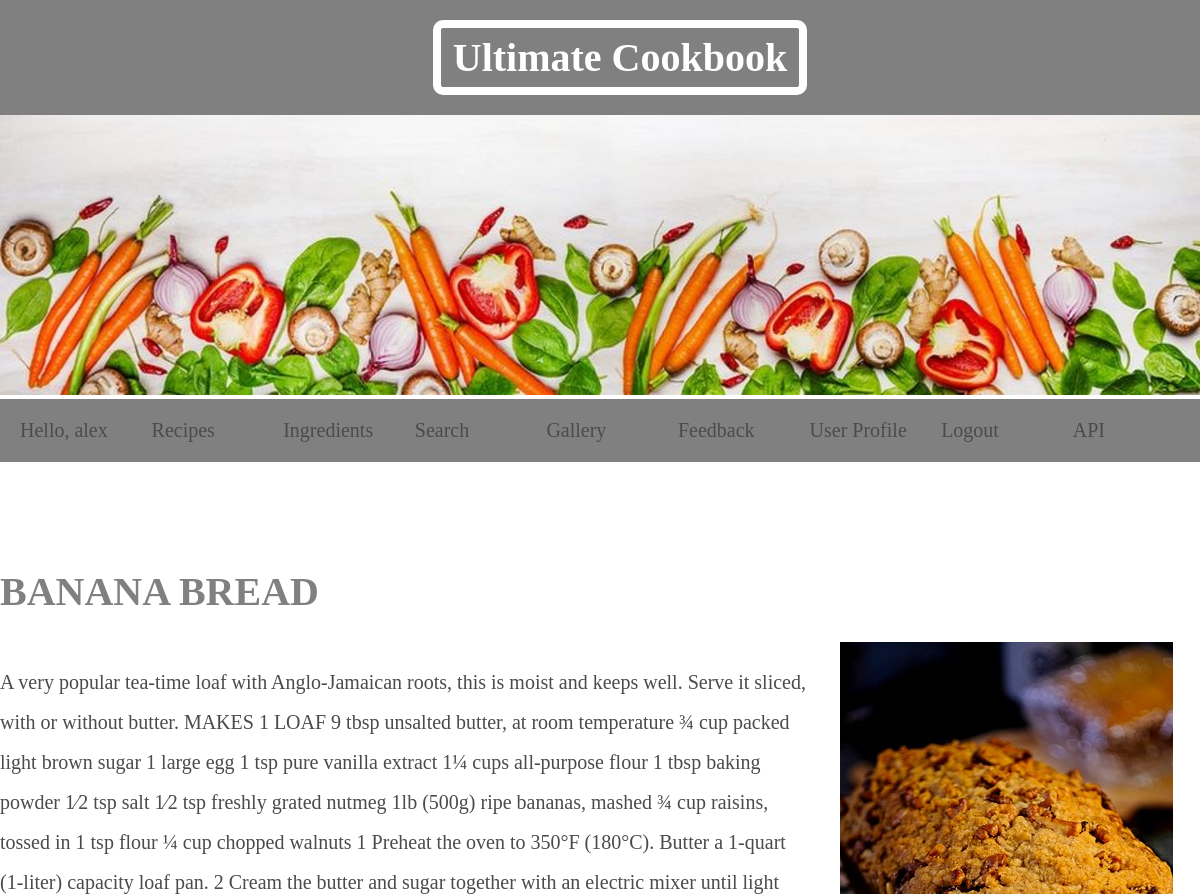
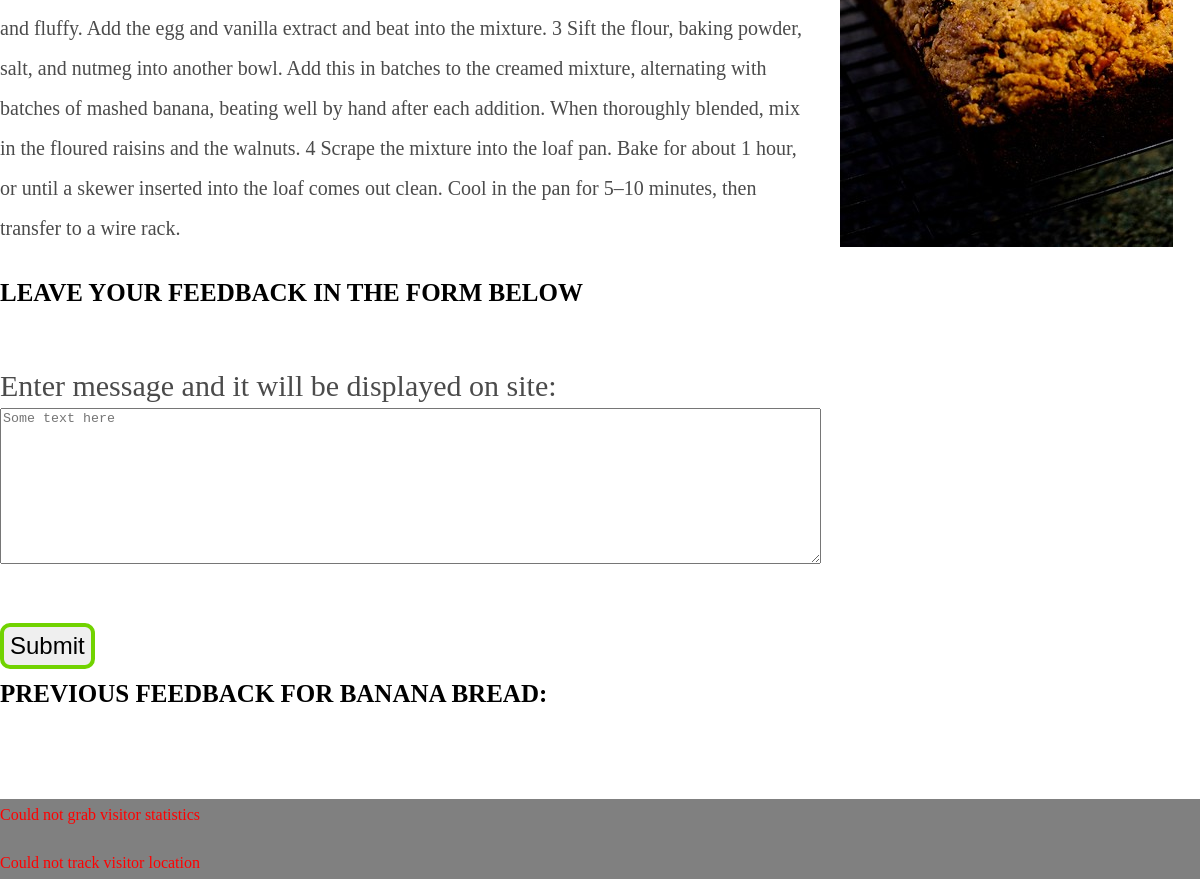
The app's page /recipe/banana_bread (signed in) with its own data (2 pictures, top to bottom).
### src/models.py (models this page shows, shortened)
class Recipe(db.Model):
    __tablename__ = 'recepies'
    id = Column(Integer, primary_key=True)
    name = Column(String)
    recipe = Column(String)
    ingridients = db.relationship('Ingridient', secondary='recipe_ingridients',
                                  lazy='subquery', backref=db.backref('recepies', lazy=True))

### src/routes.py (the view, shortened to what this page needs)
@app.route('/recipe/<string:page_name>', methods=['GET', 'POST'])
def load_recipe(page_name):
    name = page_name.replace('_', ' ')
    recipe = load_recepies_from_db(name)
    image = check_for_image(name)
    if request.method == 'GET':
        comments = feedback_loader(name)
        return render_template('recipe.html', title=name.upper(), recipe=recipe, image=image, comments=comments, pname=page_name, user=session.get('username', ''))

### src/flickr_api_helper.py (called while the page is built)
def check_for_image(query):
    query = query.strip().lower()
    word = query.replace(' ', '_') + '.jpg'
    file_list = os.listdir(os.path.join(STATIC_PATH, 'img'))
    if word in file_list:
        print('Image found in database')
        path = 'img/' + word
        return path
    else:
        if build_url(flickr_request(query), word):
            return check_for_image(query)
        return "img/nothing_to_display.jpg"

### src/templates/recipe.html (shortened to what this page needs)
{% extends 'base.html' %}
{% block content%}
<article>
    <h1>
        {{ title }}
    </h1>
<aside>
  <img src="{{ url_for('static', filename=image) }}">
</aside>
  <p>{{ recipe }}</p>
</article>
<article>
{% if user %}
    <h2>Leave your feedback in the form below</h2>
<form action="/recipe/{{ pname }}" method="post">
  <input type="hidden" name="fname" value="{{ user }}"><br>
  <label for="msg">Enter message and it will be displayed on site:</label><br>
  <textarea id="msg" name="messg" rows="10" cols="100%" placeholder="Some text here" required></textarea><br><br>
  <input type="submit" value="Submit">
</form>
    {% else %}
    <h2 style="color: blue">Please <a href="{{ url_for('register') }}">register</a> or <a href="{{ url_for('login') }}">login</a> to leave a comment</h2>
    {% endif %}
<h2>Previous Feedback for {{ title }}:</h2>
</article>
{% endblock %}

### static/styles.css (style rules this page uses)
body, ul, li, h1, h2, h3, a { margin: 0; padding: 0; font-family: georgia }
article h2 { font-size: 25px; text-transform: uppercase; line-height: 2em; }
article p { line-height: 2em; color: #4b4b4b; font-size: 20px }
article h1 { color: grey; font-size: 40px; display: block; line-height: 2.5em; }
form { text-align: center; line-height: 1.5em; color: #4b4b4b; font-size: 30px; }
form input { margin 20px 0; padding: 10px, 20px; font-size: 24px; border: 2px solid grey; border-radius: 10px; line-height: 1.5em; }
aside { width: 30%; padding-left: 15px; margin-left: 15px; float: right; }
article form { text-align: left; line-height: 1.5em; color: #4b4b4b; font-size: 30px; }
article form input { margin 20px 0; padding: 10px, 20px; font-size: 24px; border: 2px solid grey; border-radius: 10px; line-height: 1.5em; }
form input:valid { border: 4px solid #71D300; }

### records on screen
Recipe: name "BANANA BREAD", recipe "A very popular tea-time loaf with Anglo-Jamaican roots, this is moist and keeps well. Serve it sliced, with or without butter. MAKES 1 LOAF 9 tbsp unsalted butter, at room temperature ¾ cup packed light brown sugar 1 large egg 1 tsp pure vanilla extract 1¼ cups all-purpose flour 1 tbsp baking powder 1⁄2 tsp salt 1⁄2 tsp freshly grated nutmeg 1lb (500g) ripe bananas, mashed ¾ cup raisins, tossed in 1 tsp flour ¼ cup chopped walnuts 1 Preheat the oven to 350°F (180°C). Butter a 1-quart (1-liter) capacity loaf pan. 2 Cream the butter and sugar together with an electric mixer until light and fluffy. Add the egg and vanilla extract and beat into the mixture. 3 Sift the flour, baking powder,…"

### other values on screen
{{ user }} "alex"
